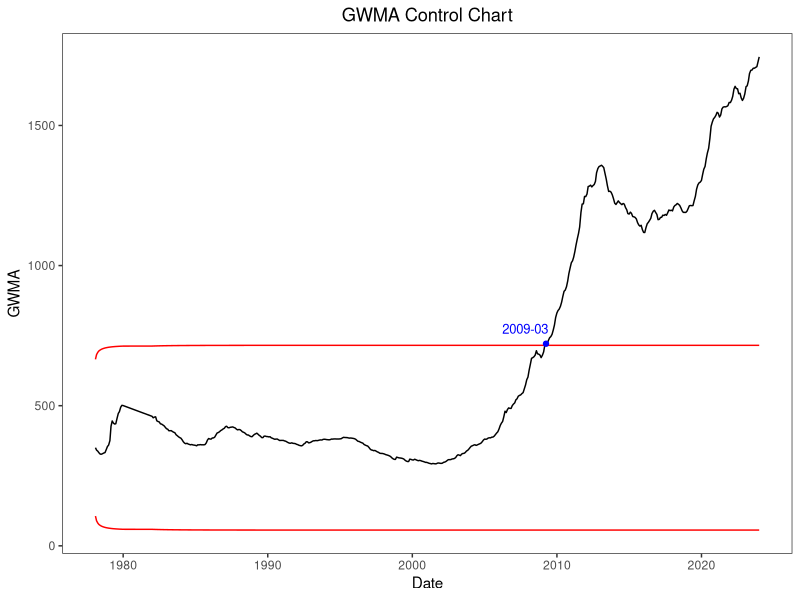

This figure's R source:
library(readr)
library(ggplot2)

# Load data
Golden <- read_csv("price.csv")
price <- Golden$price
Date <- as.Date(Golden$Date)

x <- price
mu <- mean(x[1:337])
sigma <- sd(x)
n <- length(x)

# set parameter
q = 0.8
alpha = 0.5
L = 2.605

# weight of GWMA
wt = vj = c()
for(i in 1:n){wt[i] = q^((i-1)^alpha)-q^(i^alpha)}
for(j in 1:n){vj[j] = sum(wt[1:j]*wt[1:j])*(sigma^2)}

# compute statistic of EWMA, UCL and LCL
gwma = ucl = lcl = c()
for(j in 1:n){
  zsum = sum(wt[1:j]*x[j:1]) + mu*(q^(j^alpha))
  gwma[j] = zsum
  ucl[j] = mu+L*sqrt(vj[j])
  lcl[j] = mu-L*sqrt(vj[j])
}

# Find the first index that exceeds the control limit
exceed_indices <- which(gwma > ucl)[1]

gwma_df <- data.frame(Date = Date, GWMA = gwma, UCL = ucl, LCL = lcl)

# plot result
ggplot(gwma_df, aes(x = Date)) +
  geom_line(aes(y = GWMA), color = "black") +
  geom_line(aes(y = UCL), color = "red", linetype = "solid") +
  geom_line(aes(y = LCL), color = "red", linetype = "solid") +
  labs(x = "Date", y = "GWMA", title = "GWMA Control Chart") +
  theme_bw() + 
  theme(panel.grid = element_blank()) +
  theme(plot.title = element_text(hjust = 0.5)) +
  geom_point(data = gwma_df[exceed_indices, ], aes(x = Date, y = GWMA), color = "blue", size = 1.5) +
  geom_text(data = gwma_df[exceed_indices, ], aes(x = Date, y = GWMA, label = format(Date, "%Y-%m")), vjust = -1, hjust = 0.95, color = "blue", size = 3.3)

